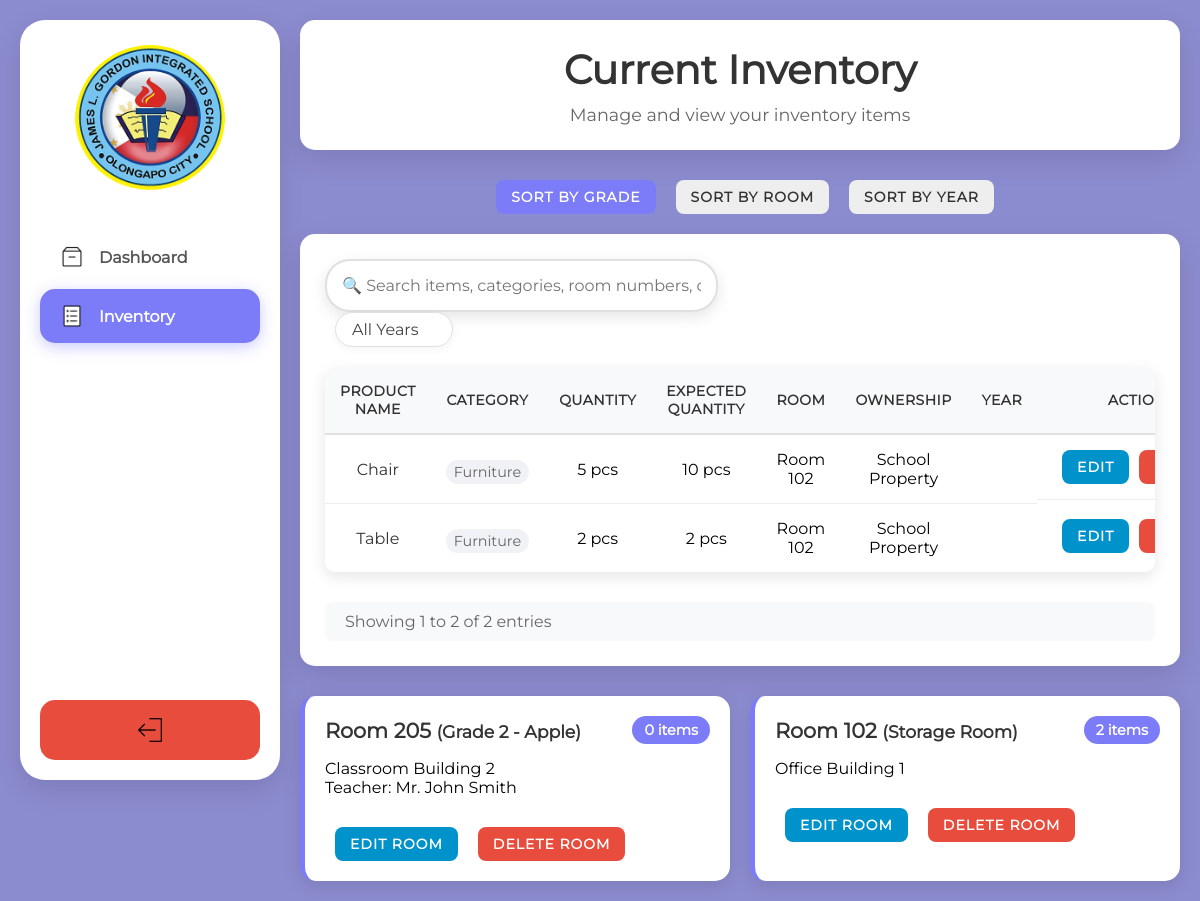
The app's page /list.php?sort=grade_level (signed in) with its own data.
### tables this page shows
CREATE TABLE `roominventory` (
  `inventory_id` int(11) NOT NULL AUTO_INCREMENT,
  `room_id` int(11) NOT NULL,
  `item_id` int(11) NOT NULL,
  `quantity` int(11) NOT NULL,
  `expected_quantity` int(11) NOT NULL,
  `ownership` enum('School Property','Homeroom','PTA Donated','Personal') NOT NULL,
  `remarks` text DEFAULT NULL,
  `created_at` timestamp NOT NULL DEFAULT current_timestamp(),
  `updated_at` timestamp NOT NULL DEFAULT current_timestamp() ON UPDATE current_timestamp(),
  `year` varchar(9) DEFAULT NULL,
  PRIMARY KEY (`inventory_id`),
  KEY `idx_roominventory_room` (`room_id`),
  KEY `idx_roominventory_item` (`item_id`),
  KEY `idx_roominventory_ownership` (`ownership`),
  CONSTRAINT `roominventory_ibfk_1` FOREIGN KEY (`room_id`) REFERENCES `rooms` (`room_id`) ON DELETE CASCADE,
  CONSTRAINT `roominventory_ibfk_2` FOREIGN KEY (`item_id`) REFERENCES `items` (`item_id`) ON DELETE CASCADE
);

CREATE TABLE `items` (
  `item_id` int(11) NOT NULL AUTO_INCREMENT,
  `item_name` varchar(100) NOT NULL,
  `category` varchar(100) DEFAULT NULL,
  `description` text DEFAULT NULL,
  `unit` enum('pcs','set','copies') NOT NULL,
  `created_at` timestamp NOT NULL DEFAULT current_timestamp(),
  PRIMARY KEY (`item_id`),
  KEY `idx_items_category` (`category`)
);

CREATE TABLE `rooms` (
  `room_id` int(11) NOT NULL AUTO_INCREMENT,
  `room_name` varchar(100) NOT NULL,
  `room_number` varchar(50) NOT NULL,
  `building_number` varchar(50) NOT NULL,
  `grade_level` varchar(50) DEFAULT NULL,
  `room_type` enum('Classroom','Office') NOT NULL,
  `teacher_name` varchar(100) DEFAULT NULL,
  `created_at` timestamp NOT NULL DEFAULT current_timestamp(),
  PRIMARY KEY (`room_id`),
  KEY `idx_rooms_building` (`building_number`)
);

### list.php (the view, shortened to what this page needs)
<?php
    $host = 'localhost';
    $dbname = 'jlgis';
    $username = 'root';
    $password = '';
    try {
        $pdo = new PDO("mysql:host=$host;dbname=$dbname", $username, $password);
        $pdo->setAttribute(PDO::ATTR_ERRMODE, PDO::ERRMODE_EXCEPTION);
    } catch(PDOException $e) {
        die("Connection failed: " . $e->getMessage());
    }
    include 'sidebar.php';
    $search = isset($_GET['search']) ? $_GET['search'] : '';
    $sort = isset($_GET['sort']) ? $_GET['sort'] : 'room_number';
    $sortOptions = [
        'grade_level' => 'r.grade_level',
        'room_number' => 'r.room_number',
        'product_name' => 'i.item_name',
        'ownership' => 'ri.ownership'
    ];
    $orderBy = isset($sortOptions[$sort]) ? $sortOptions[$sort] : 'r.room_number';
    $year_filter = isset($_GET['year']) ? $_GET['year'] : '';
    $query = "SELECT
        ri.inventory_id,
        i.item_name as product_name,
        i.category,
        i.unit,
        ri.quantity,
        ri.expected_quantity,
        r.room_number,
        ri.ownership,
        ri.remarks,
        ri.created_at,
        ri.year
    FROM roominventory ri
    LEFT JOIN items i ON ri.item_id = i.item_id
    LEFT JOIN rooms r ON ri.room_id = r.room_id";
    $query .= " ORDER BY ri.inventory_id ASC";
    $page = isset($_GET['page']) ? (int)$_GET['page'] : 1;
    $items_per_page = 5;
    $offset = ($page - 1) * $items_per_page;
    $count_query = "SELECT COUNT(*) FROM roominventory ri
                    LEFT JOIN items i ON ri.item_id = i.item_id
                    LEFT JOIN rooms r ON ri.room_id = r.room_id";
    $count_stmt = $pdo->prepare($count_query);
    $count_stmt->execute();
    $total_items = $count_stmt->fetchColumn();
    $query .= " LIMIT :limit OFFSET :offset";
    $stmt = $pdo->prepare($query);
    $stmt->bindValue(':limit', $items_per_page, PDO::PARAM_INT);
    $stmt->bindValue(':offset', $offset, PDO::PARAM_INT);
    $stmt->execute();
    $items = $stmt->fetchAll(PDO::FETCH_ASSOC);
    $start_item = $offset + 1;
    $end_item = min($offset + $items_per_page, $total_items);
    $stmt = $pdo->query("
        SELECT r.room_id, r.room_number, r.room_name, r.building_number, r.grade_level, r.room_type, r.teacher_name, r.created_at,
            COUNT(ri.inventory_id) as item_count
        FROM rooms r
        LEFT JOIN roominventory ri ON r.room_id = ri.room_id
        GROUP BY r.room_id, r.room_number, r.room_name, r.building_number, r.grade_level, r.room_type, r.teacher_name, r.created_at
        ORDER BY $orderBy
    ");
    $rooms = $stmt->fetchAll(PDO::FETCH_ASSOC);
?>
<!DOCTYPE html>
<html lang="en">
<head>
    <link rel="stylesheet" href="styles/style.css">
</head>
<body>
    <div class="main-content-with-sidebar">
        <div class="container">
            <div class="header">
                <h1>Current Inventory</h1>
                <p>Manage and view your inventory items</p>
            </div>
            <div class="sort-buttons" style="display: flex; gap: 10px; margin: 20px 0; justify-content: center;">
                <a href="?sort=grade_level" class="btn btn-small" style="background: <?php echo $sort === 'grade_level' ? '#7c7cf8' : '#eee'; ?>; color: <?php echo $sort === 'grade_level' ? '#fff' : '#333'; ?>; text-decoration: none;">Sort by Grade</a>
                <a href="?sort=room_number" class="btn btn-small" style="background: <?php echo $sort === 'room_number' ? '#7c7cf8' : '#eee'; ?>; color: <?php echo $sort === 'room_number' ? '#fff' : '#333'; ?>; text-decoration: none;">Sort by Room</a>
                <a href="?sort=year<?php echo $year_filter ? '&year=' . urlencode($year_filter) : ''; ?>" class="btn btn-small" style="background: <?php echo $sort === 'year' ? '#7c7cf8' : '#eee'; ?>; color: <?php echo $sort === 'year' ? '#fff' : '#333'; ?>; text-decoration: none;">Sort by Year</a>
            </div>
            <div class="card">
                <div class="search-bar" style="display: flex; align-items: center; gap: 1rem;">
                    <form method="GET" style="display: inline;">
                        <input type="text" name="search" value="<?php echo htmlspecialchars($search); ?>" placeholder="🔍 Search items, categories, room numbers, or ownership...">
                        <select name="year" id="yearFilter" onchange="this.form.submit()" style="margin-left: 10px;">
                            <option value="">All Years</option>
                        </select>
                    </form>
                </div>
                <?php if ($total_items > 0): ?>
                    <div class="table-container">
                        <table class="inventory-table">
                            <thead>
                                <tr>
                                    <th>Product Name</th>
                                    <th>Category</th>
                                    <th>Quantity</th>
                                    <th>Expected Quantity</th>
                                    <th>Room</th>
                                    <th>Ownership</th>
                                    <th>Year</th>
                                    <th>Actions</th>
                                </tr>
                            </thead>
                            <tbody>
                                <?php foreach ($items as $item): ?>
                                    <tr>
                                        <td>
                                            <div class="item-name"><?php echo htmlspecialchars($item['product_name']); ?></div>
                                        </td>
                                        <td>
                                            <div class="item-category"><?php echo htmlspecialchars($item['category'] ?? 'N/A'); ?></div>
                                        </td>
                                        <td><?php echo htmlspecialchars($item['quantity']); ?> <?php echo htmlspecialchars($item['unit']); ?></td>
                                        <td><?php echo htmlspecialchars($item['expected_quantity']); ?> <?php echo htmlspecialchars($item['unit']); ?></td>
                                        <td><?php echo htmlspecialchars($item['room_number'] ?? 'Not Assigned'); ?></td>
                                        <td>
                                            <span class="ownership-badge ownership-<?php echo strtolower(str_replace(' ', '-', $item['ownership'])); ?>">
                                                <?php echo htmlspecialchars($item['ownership']); ?>
                                            </span>
                                        </td>
                                        <td><?php echo htmlspecialchars($item['year'] ?? ''); ?></td>
                                        <td style="display: flex">
                                            <button class="btn btn-small btn-primary" onclick="editItem(<?php echo $item['inventory_id']; ?>, <?php echo $item['quantity']; ?>, <?php echo $item['expected_quantity']; ?>, '<?php echo htmlspecialchars($item['ownership'], ENT_QUOTES); ?>', '<?php echo htmlspecialchars($item['remarks'] ?? '', ENT_QUOTES); ?>')">Edit</button>
                                            <button class="btn btn-small btn-danger" onclick="deleteItem(<?php echo $item['inventory_id']; ?>)">Delete</button>
                                        </td>
                                    </tr>
                                <?php endforeach; ?>
                            </tbody>
                        </table>
                    </div>
                    <div class="info-text">
                        <div class="pagination-info">
                            Showing <?php echo $start_item; ?> to <?php echo $end_item; ?> of <?php echo $total_items; ?> entries
                        </div>
                    </div>
                <?php endif; ?>
            </div>
            <div class="rooms-grid" id="roomsContainer">
                <?php if(empty($rooms)): ?>
                    <div class="empty-state">
                        <svg viewBox="0 0 24 24" fill="currentColor">
                            <path d="M12 2L2 7v10c0 5.55 3.84 10 9 11 1.12-.11 2.17-.39 3.12-.82C15.27 25.94 16.5 24.5 17.5 22.5c.5-1 .83-2.17.83-3.5 0-5.5-4.5-10-10-10z"/>
                        </svg>
                        <h3>No rooms added yet</h3>
                        <p>Add your first room to get started!</p>
                    </div>
                <?php else: ?>
                    <?php foreach($rooms as $room): ?>
                        <div class="room-card" data-room-id="<?php echo $room['room_id']; ?>" onclick="openRoomModal(<?php echo $room['room_id']; ?>, '<?php echo htmlspecialchars($room['room_number']); ?>')">
                            <div class="room-header">
                                <div class="room-name">
                                    <?php echo htmlspecialchars($room['room_number']); ?>
                                    <?php if (!empty($room['room_name'])): ?>
                                        <small>(<?php echo htmlspecialchars($room['room_name']); ?>)</small>
                                    <?php endif; ?>
                                </div>
                                <div class="room-count"><?php echo $room['item_count']; ?> items</div>
                            </div>
                            <div class="room-details">
                                <div class="room-info">
                                    <span class="room-type"><?php echo htmlspecialchars($room['room_type']); ?></span>
                                    <span class="building">Building <?php echo htmlspecialchars($room['building_number']); ?></span>
                                </div>
                                <?php if (!empty($room['teacher_name'])): ?>
                                    <div class="teacher-name">Teacher: <?php echo htmlspecialchars($room['teacher_name']); ?></div>
                                <?php endif; ?>
                            </div>
                            <div style="margin-top: 30px; display: flex; gap: 10px;">
                                <button class="btn btn-small btn-primary" onclick="editRoom(<?php echo $room['room_id']; ?>, '<?php echo htmlspecialchars($room['room_number']); ?>', '<?php echo htmlspecialchars($room['room_name']); ?>', '<?php echo htmlspecialchars($room['building_number']); ?>', '<?php echo htmlspecialchars($room['room_type']); ?>', '<?php echo htmlspecialchars($room['teacher_name']); ?>', '<?php echo htmlspecialchars($room['grade_level']); ?>')">Edit Room</button>
                                <button class="btn btn-small btn-danger" onclick="deleteRoom(<?php echo $room['room_id']; ?>)">Delete Room</button>
                            </div>
                        </div>
                    <?php endforeach; ?>
                <?php endif; ?>
            </div>
        </div>
    </div>
</body>
</html>

### styles/style.css (style rules this page uses)
* { margin: 0; padding: 0; box-sizing: border-box; font-family: Montserrat; user-select: none; }
body { background: #8b8bcf; min-height: 100vh; }
.container { max-width: 1400px; margin: 0 auto; padding: 20px; }
.header { background: white; padding: 25px; border-radius: 15px; box-shadow: 0 10px 30px rgba(0,0,0,0.1); margin-bottom: 30px; text-align: center; position: relative; }
.header h1 { color: #333; font-size: 2.5em; margin-bottom: 10px; }
.header p { color: #666; font-size: 1.1em; }
.card { background: white; border-radius: 15px; padding: 25px; box-shadow: 0 10px 30px rgba(0,0,0,0.1); transition: transform 0.3s ease; }
.btn { background: #0093cb; color: white; padding: 12px 25px; border: none; border-radius: 8px; cursor: pointer; font-size: 16px; font-weight: 600; transition: all 0.3s ease; text-transform: uppercase; letter-spacing: 1px; position: relative; overflow: hidden; display: flex; align-items: center; justify-content: center; gap: 10px; }
.btn-small { padding: 8px 15px; font-size: 14px; margin-left: 10px; }
.btn-danger { background: #e74c3c; }
.rooms-grid { display: grid; grid-template-columns: repeat(auto-fit, minmax(350px, 1fr)); gap: 20px; margin-top: 30px; }
.room-card { background: white; border-radius: 15px; padding: 20px; box-shadow: 0 5px 20px rgba(0,0,0,0.1); border-left: 5px solid #7c7cf8; transition: all 0.3s ease; }
.room-header { display: flex; justify-content: space-between; align-items: center; margin-bottom: 15px; }
.room-name { font-size: 1.3em; font-weight: 600; color: #333; }
.room-count { background: #7c7cf8; color: white; padding: 5px 12px; border-radius: 20px; font-size: 0.9em; font-weight: 600; animation: pulse 2s infinite; }
.item-name { font-weight: 500; color: #333; }
.item-category { font-size: 0.9em; color: #666; background: #f1f2f6; padding: 3px 8px; border-radius: 12px; margin-top: 5px; }
.search-bar { margin-bottom: 20px; }
.search-bar input { width: 100%; padding: 15px; border: 2px solid #e0e0e0; border-radius: 25px; font-size: 16px; background: white; box-shadow: 0 5px 15px rgba(0,0,0,0.1); }
.table-container { overflow-x: auto; margin-bottom: 30px; border-radius: 10px; box-shadow: 0 5px 15px rgba(0,0,0,0.1); }
.inventory-table { width: 100%; border-collapse: collapse; background: white; border-radius: 10px; overflow: hidden; }
.inventory-table th,.inventory-table td { padding: 15px; text-align: center; border-bottom: 1px solid #eee; }
.inventory-table th { background: #f8f9fa; font-weight: 600; color: #333; text-transform: uppercase; letter-spacing: 0.5px; font-size: 14px; border-bottom: 2px solid #e0e0e0; text-align: center; }
.inventory-table tr:last-child td { border-bottom: none; }
.pagination-info { color: #666; font-size: 16px; background: #f8f9fa; padding: 10px 20px; border-radius: 8px; }
.main-content-with-sidebar { margin-left: 280px; transition: margin-left 0.3s ease; }
.room-card { cursor: pointer; transition: all 0.3s ease; }
.room-card .btn { position: relative; z-index: 10; }
#yearFilter, select[name="year"] { padding: 8px 16px; border: 1.5px solid #e0e0e0; border-radius: 24px; background: #fff; font-size: 1em; color: #444; outline: none; margin-left: 10px; box-shadow: 0 2px 8px rgba(60,60,100,0.06); transition: border 0.2s, box-shadow 0.2s; appearance: none; -webkit-appearance: none; -moz-appearance: none; }
#yearFilter option, select[name="year"] option { color: #333; }

### records on screen
roominventory: item.item_name "Chair", item.category "Furniture", quantity "5", item.unit "pcs", expected_quantity "10", room.room_number "Room 102", ownership "School Property"
roominventory: item.item_name "Table", item.category "Furniture", quantity "2", item.unit "pcs", expected_quantity "2", room.room_number "Room 102", ownership "School Property"
rooms: room_number "Room 205", room_name "Grade 2 - Apple", item_count "0", room_type "Classroom", building_number "2", teacher_name "Mr. John Smith"
rooms: room_number "Room 102", room_name "Storage Room", item_count "2", room_type "Office", building_number "1"

### other values on screen
$start_item "1"
$end_item "2"
$total_items "2"
